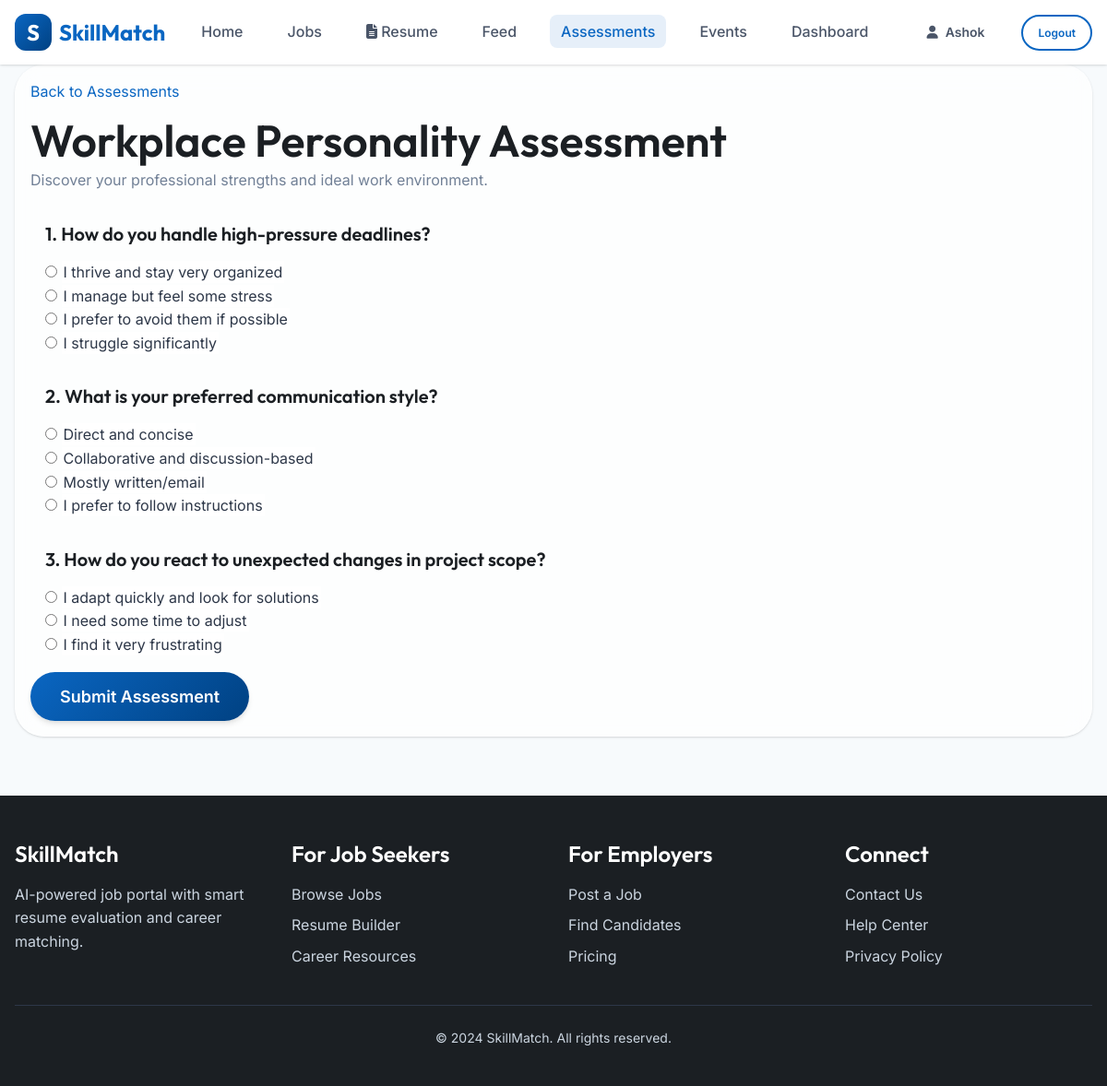
Screenshot of /tests/psychological/1 (signed in) with the database file from the repository.
### models.py (models this page shows)
class User(UserMixin, db.Model):
    id = db.Column(db.Integer, primary_key=True)
    email = db.Column(db.String(120), unique=True, nullable=False)
    password_hash = db.Column(db.String(256), nullable=False)
    role = db.Column(db.String(20), nullable=False)  # 'seeker' or 'employer'
    name = db.Column(db.String(100), nullable=False)
    phone = db.Column(db.String(20))
    headline = db.Column(db.String(200))
    bio = db.Column(db.Text)
    profile_image = db.Column(db.String(200))
    face_encoding = db.Column(db.Text)  # JSON encoded face data
    company_name = db.Column(db.String(100))  # For employers
    preferred_language = db.Column(db.String(10), default='en')  # 'en', 'hi', 'ta'
    created_at = db.Column(db.DateTime, default=datetime.utcnow)
    skills = db.relationship('Skill', backref='user', lazy=True, cascade='all, delete-orphan')
    experiences = db.relationship('Experience', backref='user', lazy=True, cascade='all, delete-orphan')
    educations = db.relationship('Education', backref='user', lazy=True, cascade='all, delete-orphan')
    resume = db.relationship('Resume', backref='user', uselist=False, cascade='all, delete-orphan')
    posts = db.relationship('Post', backref='author', lazy=True, cascade='all, delete-orphan')
    jobs = db.relationship('Job', backref='employer', lazy=True, cascade='all, delete-orphan')
    applications = db.relationship('Application', backref='applicant', lazy=True, cascade='all, delete-orphan')
    test_results = db.relationship('PsychologicalTestResult', backref='user', lazy=True)
    skill_test_results = db.relationship('SkillTestResult', backref='user', lazy=True)
    event_registrations = db.relationship('EventRegistration', backref='user', lazy=True)
    certificates = db.relationship('Certificate', backref='user', lazy=True)

class PsychologicalTest(db.Model):
    id = db.Column(db.Integer, primary_key=True)
    title = db.Column(db.String(100), nullable=False)
    description = db.Column(db.Text)
    questions_json = db.Column(db.Text, nullable=False)  # JSON list of questions
    created_at = db.Column(db.DateTime, default=datetime.utcnow)

### modules/tests.py (the view)
@tests_bp.route('/psychological/<int:test_id>')
@login_required
def take_psych_test(test_id):
    test = PsychologicalTest.query.get_or_404(test_id)
    questions = json.loads(test.questions_json)
    return render_template('tests/take_psych.html', test=test, questions=questions)

### app.py (called while the page is built)
def get_locale():
    if current_user.is_authenticated and current_user.preferred_language:
        return current_user.preferred_language
    return request.accept_languages.best_match(app.config['LANGUAGES'])

@app.context_processor
def inject_locale():
    return dict(get_locale=get_locale)

@login_manager.user_loader
def load_user(id):
    return User.query.get(int(id))

### templates/tests/take_psych.html (shortened to what this page needs)
{% extends "base.html" %}
{% block content %}
<div class="container py-5">
    <div class="row justify-content-center">
        <div class="col-lg-8">
            <div class="card shadow border-0 glass-card">
                <div class="card-body p-4 p-md-5">
                    <div class="mb-4">
                        <a href="{{ url_for('tests_bp.index') }}" class="text-decoration-none small">
                             Back to Assessments
                        </a>
                        <h1 class="h2 fw-bold mt-2">{{ test.title }}</h1>
                        <p class="text-muted">{{ test.description }}</p>
                    </div>
                    <form action="{{ url_for('tests_bp.submit_psych_test', test_id=test.id) }}" method="POST"
                        id="psychForm">
                        <div class="test-questions">
                            {% for question in questions %}
                            <div class="question-block mb-5 p-4 rounded-4 bg-light bg-opacity-50">
                                <h5 class="mb-4 fw-bold">{{ loop.index }}. {{ question.text }}</h5>
                                <div class="row g-3">
                                    {% for option in question.options %}
                                    <div class="col-md-6">
                                        <div class="form-check custom-option-card">
                                            <input class="form-check-input d-none" type="radio"
                                                name="q_{{ loop.index0 }}" id="q_{{ loop.index0 }}_{{ loop.index0 }}"
                                                value="{{ option.value }}" required>
                                            <label class="form-check-label w-100 p-3 rounded-3 border clickable"
                                                for="q_{{ loop.index0 }}_{{ loop.index0 }}">
                                                {{ option.text }}
                                            </label>
                                        </div>
                                    </div>
                                    {% endfor %}
                                </div>
                            </div>
                            {% endfor %}
                        </div>
                        <div class="d-grid mt-5">
                            <button type="submit" class="btn btn-primary btn-lg rounded-pill pulse-button">Submit
                                Assessment</button>
                        </div>
                    </form>
                </div>
            </div>
        </div>
    </div>
</div>
{% endblock %}

### templates/base.html (shortened to what this page needs)
<!DOCTYPE html>
<html lang="{{ get_locale() }}">
<head>
    <link rel="stylesheet" href="https://cdnjs.cloudflare.com/ajax/libs/font-awesome/6.4.2/css/all.min.css">
    <link rel="stylesheet" href="{{ url_for('static', filename='css/styles.css') }}">
</head>
<body>
    <nav class="navbar">
        <div class="container">
            <a href="{{ url_for('index') }}" class="logo">
                <div class="logo-icon">S</div>
                SkillMatch
            </a>
            <ul class="nav-links">
                <li><a href="{{ url_for('index') }}" class="{{ 'active' if request.endpoint == 'index' }}">Home</a></li>
                <li><a href="{{ url_for('jobs_bp.jobs_list') }}"
                        class="{{ 'active' if request.endpoint == 'jobs_bp.jobs_list' }}">Jobs</a></li>
                {% if current_user.is_authenticated %}
                {% if current_user.role == 'seeker' %}
                <li><a href="{{ url_for('resume_analyze') }}"
                        class="{{ 'active' if request.endpoint == 'resume_analyze' }}">
                        <i class="fas fa-file-alt"></i> Resume
                    </a></li>
                {% endif %}
                <li><a href="{{ url_for('social_bp.feed') }}"
                        class="{{ 'active' if request.endpoint == 'social_bp.feed' }}">Feed</a></li>
                <li><a href="{{ url_for('tests_bp.index') }}"
                        class="{{ 'active' if 'tests_bp.' in (request.endpoint or '') }}">Assessments</a></li>
                <li><a href="{{ url_for('events_bp.index') }}"
                        class="{{ 'active' if 'events_bp.' in (request.endpoint or '') }}">Events</a></li>
                <li><a href="{{ url_for('dashboard') }}"
                        class="{{ 'active' if request.endpoint == 'dashboard' }}">Dashboard</a></li>
                {% endif %}
            </ul>
            <div class="nav-actions flex items-center gap-4">
                {% if current_user.is_authenticated %}
                <a href="{{ url_for('profile') }}" class="btn btn-ghost">
                    <i class="fas fa-user"></i>
                    {{ current_user.name.split()[0] }}
                </a>
                <a href="{{ url_for('logout') }}" class="btn btn-secondary btn-sm">Logout</a>
                {% endif %}
            </div>
        </div>
    </nav>
    <main>
        {% block content %}{% endblock %}
    </main>
    <footer class="footer">
        <div class="container">
            <div class="footer-grid">
                <div>
                    <h4>SkillMatch</h4>
                    <p>AI-powered job portal with smart resume evaluation and career matching.</p>
                </div>
                <div>
                    <h4>For Job Seekers</h4>
                    <ul class="footer-links">
                        <li><a href="#">Browse Jobs</a></li>
                        <li><a href="#">Resume Builder</a></li>
                        <li><a href="#">Career Resources</a></li>
                    </ul>
                </div>
                <div>
                    <h4>For Employers</h4>
                    <ul class="footer-links">
                        <li><a href="#">Post a Job</a></li>
                        <li><a href="#">Find Candidates</a></li>
                        <li><a href="#">Pricing</a></li>
                    </ul>
                </div>
                <div>
                    <h4>Connect</h4>
                    <ul class="footer-links">
                        <li><a href="#">Contact Us</a></li>
                        <li><a href="#">Help Center</a></li>
                        <li><a href="#">Privacy Policy</a></li>
                    </ul>
                </div>
            </div>
            <div class="footer-bottom">
                <p>&copy; 2024 SkillMatch. All rights reserved.</p>
            </div>
        </div>
    </footer>
</body>
</html>

### templates/tests/take_psych.html (style rules this page uses)
.glass-card { background: rgba(255, 255, 255, 0.8); backdrop-filter: blur(15px); border: 1px solid rgba(255, 255, 255, 0.3); border-radius: 2rem; }
.custom-option-card .form-check-label { background: white; cursor: pointer; transition: all 0.2s ease; border: 2px solid transparent !important; }

### rows the page displays
User: name "Ashok"
PsychologicalTest: title "Workplace Personality Assessment", description "Discover your professional strengths and ideal work environment."

### other values shown
{{ question.text }} "How do you handle high-pressure deadlines?" "What is your preferred communication style?" "How do you react to unexpected changes in project scope?"
{{ option.text }} "I thrive and stay very organized" "I manage but feel some stress" "I prefer to avoid them if possible" "I struggle significantly" "Direct and concise" "Collaborative and discussion-based" "Mostly written/email" "I prefer to follow instructions" "I adapt quickly and look for solutions" "I need some time to adjust" "I find it very frustrating"
